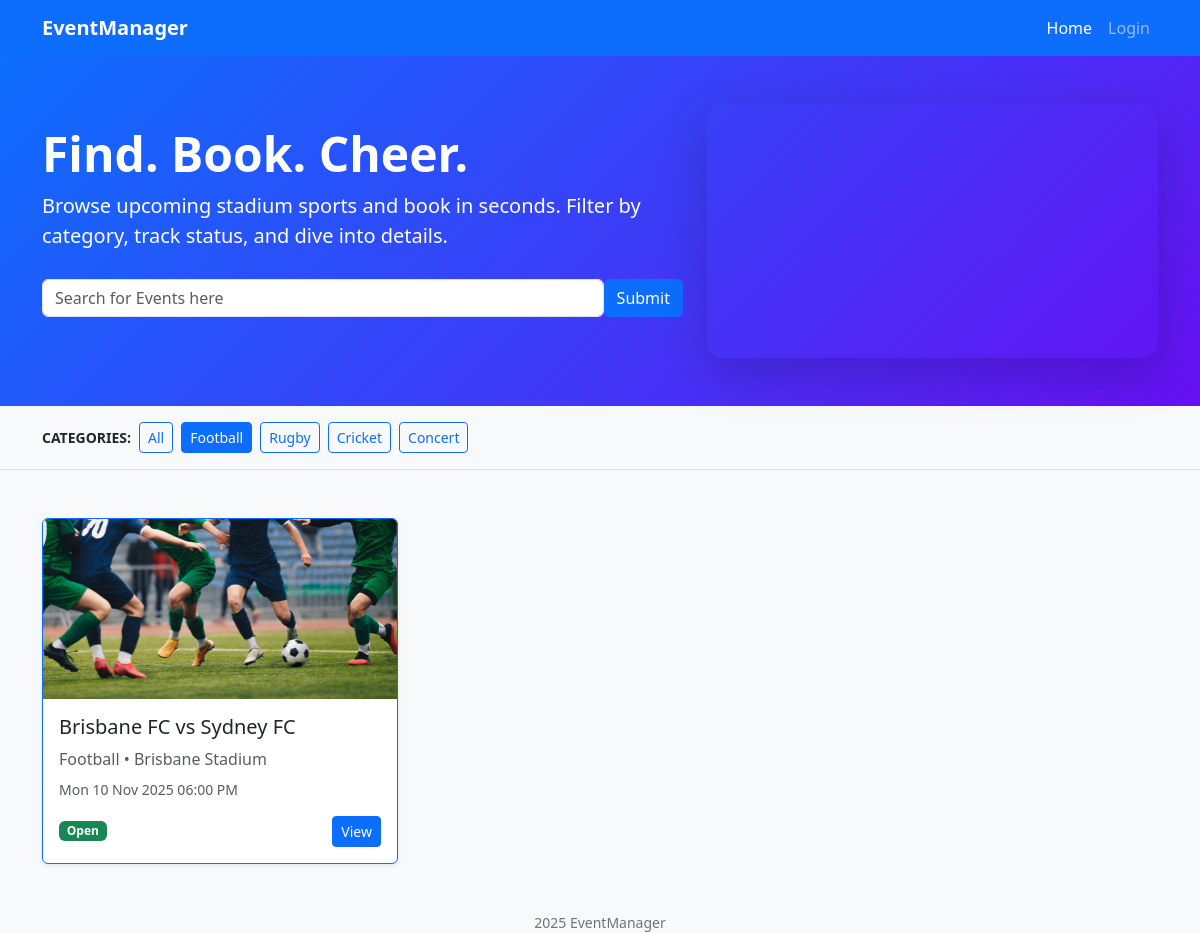
Screenshot of /filter?category=Football with the database file from the repository.
### website/models.py (models this page shows)
class Event(db.Model):
    __tablename__ = 'event'
    id = db.Column(db.Integer, primary_key=True)
    eventname = db.Column(db.String(80)) #
    category = db.Column(db.String(80)) #picklist
    description = db.Column(db.String(250))
    eventdate = db.Column (db.DateTime) #need to be adjusted
    starttime = db.Column (db.DateTime) #need to be adjusted
    endtime = db.Column (db.DateTime) #need to be adjusted
    venue = db.Column(db.String(80))
    image = db.Column(db.String(80))
    numticket = db.Column (db.Integer)
    orders = db.relationship('Order', backref='event')
    owner_id = db.Column(db.Integer, db.ForeignKey('users.id'), nullable=False)
    status   = db.Column(db.String(20), default='Open')
    comments = db.relationship(
    'Comment',
    backref='event',
    lazy='dynamic',
    cascade='all, delete-orphan',
    order_by="desc(Comment.created_at)")

### website/views.py (the view)
@main_bp.route('/filter')
def filter(): #function regarding filters
    selected_category = request.args.get('category')
    event_query = db.select(Event) # initial sql event query
    if selected_category != 'All': #if selected category button is not All query for the specific button
        event_query = event_query.where(func.lower(Event.category) == selected_category.lower())
    events = list(db.session.scalars(event_query))
    return render_template('index.html', events=events, selected_category=selected_category)

### website/templates/index.html (shortened to what this page needs)
{% extends "base.html" %}
{% block content %}
  <section id="categories" class="py-3 border-bottom bg-light">
    <div class="container">
      <div class="d-flex flex-wrap align-items-center gap-2">
        <span class="small text-uppercase fw-semibold">Categories:</span>
        <a href="{{ url_for('main.filter', category='All') }}" class="btn btn-outline-primary btn-sm {% if selected_category == 'All' %}active{% endif %}">All</a>
        <a href="{{ url_for('main.filter', category='Football') }}" class="btn btn-outline-primary btn-sm {% if selected_category == 'Football' %}active{% endif %}">Football</a>
        <a href="{{ url_for('main.filter', category='Rugby') }}" class="btn btn-outline-primary btn-sm {% if selected_category == 'Rugby' %}active{% endif %}">Rugby</a>
        <a href="{{ url_for('main.filter', category='Cricket') }}" class="btn btn-outline-primary btn-sm {% if selected_category == 'Cricket' %}active{% endif %}">Cricket</a>
        <a href="{{ url_for('main.filter', category='Concert') }}" class="btn btn-outline-primary btn-sm {% if selected_category == 'Concert' %}active{% endif %}">Concert</a>
      </div>
    </div>
  </section>
  <section class="container py-5 event-grid position-relative" style="z-index: 3;">
    <div class="row g-4">
      {% for e in events %}
        <div class="col-12 col-sm-6 col-lg-4">
          <div class="card h-100 shadow-sm border border-primary">
            {% if e.image %}
              {% if e.image.startswith('http') %}
                <img src="{{ e.image }}" class="card-img-top" alt="{{ e.eventname }}">
              {% else %}
                <img src="{{ url_for('static', filename='img/' ~ e.image) }}" class="card-img-top" alt="{{ e.eventname }}">
              {% endif %}
            {% endif %}
            <div class="card-body d-flex flex-column">
              <h5 class="card-title">{{ e.eventname }}</h5>
              <p class="text-muted mb-2">{{ e.category }} • {{ e.venue }}</p>
              <p class="small text-muted mb-3">
                {% if e.eventdate %}{{ e.eventdate.strftime('%a %d %b %Y %I:%M %p') }}{% endif %}
              </p>
              <div class="mt-auto d-flex justify-content-between align-items-center">
                <span class="badge
                  {% if e.status == 'Open' %}bg-success
                  {% elif e.status == 'Sold Out' %}bg-danger
                  {% else %}bg-secondary{% endif %}">
                  {{ e.status }}
                </span>
                <a href="{{ url_for('main.event', event_id=e.id) }}" class="btn btn-sm btn-primary">View</a>
              </div>
            </div>
          </div>
        </div>
      {% endfor %}
    </div>
  </section>
{% endblock %}

### website/static/style/style.css (style rules this page uses)
body { background-color: #f8f9fa; }
.card img { object-fit: cover; height: 180px; }
.event-grid { position: relative; z-index: 3; }
.card-img-top { height: 200px; object-fit: cover; }

### rows the page displays
Event: image (picture), eventname "Brisbane FC vs Sydney FC", category "Football", venue "Brisbane Stadium", eventdate "Mon 10 Nov 2025 06:00 PM", status "Open"
